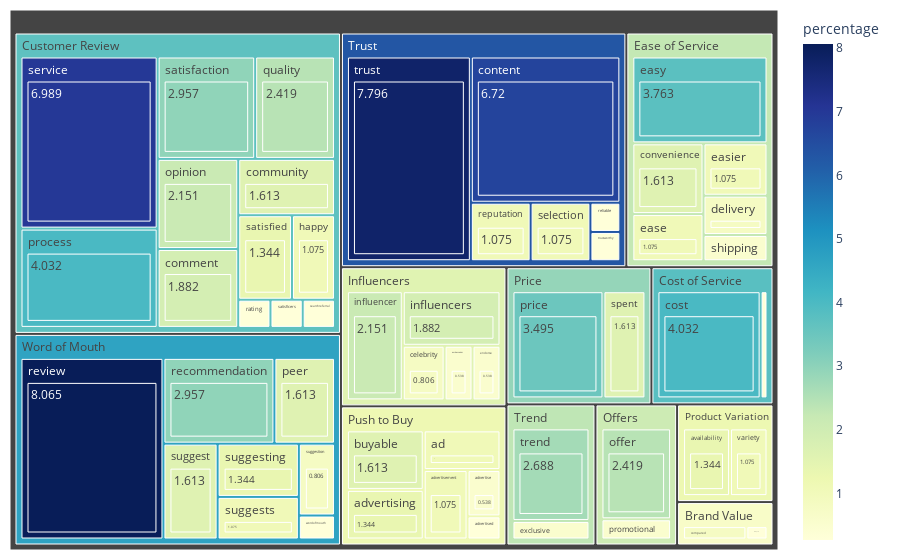

Notebook cell for this chart:
### Code cell
df['percentage']=(100.*df['frequency']/df['frequency'].sum()).round(3)
fig=px.treemap(df, path=['label','word','percentage'],
              values='percentage',
              color='percentage',
              color_continuous_scale='YlGnBu')

fig.update_layout(margin={'t':10,'l':10,'r':10,'b':10})
fig.show()
plt.savefig("factors break down", dpi=300)

### Figure 1 — Plotly figure (JSON) as saved in the notebook; plotly's stock layout.template omitted (floating-point values rounded to 4 significant figures)
{"data": [{"branchvalues": "total", "customdata": [[0.269], [0.269], [0.269], [0.269], [0.269], [0.269], [0.269], [0.269], [0.269], [0.538], [0.538], [0.538], [0.538], [0.538], [0.538], [0.806], [0.806], [0.806], [0.806], [1.075], [1.075], [1.075], [1.075], [1.075], [1.075], [1.075], [1.075], [1.075], [1.344], [1.344], [1.344], [1.344], [1.613], [1.613], [1.613], [1.613], [1.613], [1.613], [1.882], [1.882], [2.151], [2.151], [2.419], [2.419], [2.688], [2.957], [2.957], [3.495], [3.763], [4.032], [4.032], [6.72], [6.989], [7.796], [8.065], [1.075], [0.538], [0.269], [1.075], [1.344], [0.538], [1.344], [1.613], [0.806], [1.882], [1.613], [0.269], [0.806], [6.72], [1.613], [4.032], [0.806], [1.075], [1.075], [3.763], [0.538], [0.538], [1.075], [2.151], [1.882], [2.419], [2.151], [1.613], [3.495], [4.032], [0.538], [2.419], [0.269], [0.269], [2.957], [0.269], [1.075], [8.065], [2.957], [0.269], [1.344], [0.269], [1.075], [6.989], [0.538], [1.613], [1.613], [1.344], [0.806], [1.075], [2.688], [7.796], [0.269], [1.075], [0.269], [0.6716], [3.797], [3.706], [2.256], [1.589], [2.077], [2.901], [1.224], [1.197], [2.329], [6.3], [4.66]], "domain": {"x": [0, 1], "y": [0, 1]}, "hovertemplate": "labels=%{label}<br>percentage_sum=%{value}<br>parent=%{parent}<br>id=%{id}<br>percentage=%{color}<extra></extra>", "ids": ["Push to Buy/advertised/0.269", "Brand Value/compare/0.269", "Customer Review/rating/0.269", "Cost of Service/reasonable/0.269", "Trust/reliable/0.269", "Customer Review/satisficers/0.269", "Customer Review/searchreferral/0.269", "Trust/trustworthy/0.269", "Word of Mouth/wordofmouth/0.269", "Push to Buy/advertise/0.538", "Influencers/ambassador/0.538", "Influencers/endorse/0.538", "Trend/exclusive/0.538", "Offers/promotional/0.538", "Ease of Service/shipping/0.538", "Influencers/celebrity/0.806", "Brand Value/compared/0.806", "Ease of Service/delivery/0.806", "Word of Mouth/suggestion/0.806", "Push to Buy/ad/1.075", "Push to Buy/advertisement/1.075", "Ease of Service/ease/1.075", "Ease of Service/easier/1.075", "Customer Review/happy/1.075", "Trust/reputation/1.075", "Trust/selection/1.075", "Word of Mouth/suggests/1.075", "Product Variation/variety/1.075", "Push to Buy/advertising/1.344", "Product Variation/availability/1.344", "Customer Review/satisfied/1.344", "Word of Mouth/suggesting/1.344", "Push to Buy/buyable/1.613", "Customer Review/community/1.613", "Ease of Service/convenience/1.613", "Word of Mouth/peer/1.613", "Price/spent/1.613", "Word of Mouth/suggest/1.613", "Customer Review/comment/1.882", "Influencers/influencers/1.882", "Influencers/influencer/2.151", "Customer Review/opinion/2.151", "Offers/offer/2.419", "Customer Review/quality/2.419", "Trend/trend/2.688", "Word of Mouth/recommendation/2.957", "Customer Review/satisfaction/2.957", "Price/price/3.495", "Ease of Service/easy/3.763", "Cost of Service/cost/4.032", "Customer Review/process/4.032", "Trust/content/6.72", "Customer Review/service/6.989", "Trust/trust/7.796", "Word of Mouth/review/8.065", "Push to Buy/ad", "Push to Buy/advertise", "Push to Buy/advertised", "Push to Buy/advertisement", "Push to Buy/advertising", "Influencers/ambassador", "Product Variation/availability", "Push to Buy/buyable", "Influencers/celebrity", "Customer Review/comment", "Customer Review/community", "Brand Value/compare", "Brand Value/compared", "Trust/content", "Ease of Service/convenience", "Cost of Service/cost", "Ease of Service/delivery", "Ease of Service/ease", "Ease of Service/easier", "Ease of Service/easy", "Influencers/endorse", "Trend/exclusive", "Customer Review/happy", "Influencers/influencer", "Influencers/influencers", "Offers/offer", "Customer Review/opinion", "Word of Mouth/peer", "Price/price", "Customer Review/process", "Offers/promotional", "Customer Review/quality", "Customer Review/rating", "Cost of Service/reasonable", "Word of Mouth/recommendation", "Trust/reliable", "Trust/reputation", "Word of Mouth/review", "Customer Review/satisfaction", "Customer Review/satisficers", "Customer Review/satisfied", "Customer Review/searchreferral", "Trust/selection", "Customer Review/service", "Ease of Service/shipping", "Price/spent", "Word of Mouth/suggest", "Word of Mouth/suggesting", "Word of Mouth/suggestion", "Word of Mouth/suggests", "Trend/trend", "Trust/trust", "Trust/trustworthy", "Product Variation/variety", "Word of Mouth/wordofmouth", "Brand Value", "Cost of Service", "Customer Review", "Ease of Service", "Influencers", "Offers", "Price", "Product Variation", "Push to Buy", "Trend", "Trust", "Word of Mouth"], "labels": ["0.269", "0.269", "0.269", "0.269", "0.269", "0.269", "0.269", "0.269", "0.269", "0.538", "0.538", "0.538", "0.538", "0.538", "0.538", "0.806", "0.806", "0.806", "0.806", "1.075", "1.075", "1.075", "1.075", "1.075", "1.075", "1.075", "1.075", "1.075", "1.344", "1.344", "1.344", "1.344", "1.613", "1.613", "1.613", "1.613", "1.613", "1.613", "1.882", "1.882", "2.151", "2.151", "2.419", "2.419", "2.688", "2.957", "2.957", "3.495", "3.763", "4.032", "4.032", "6.72", "6.989", "7.796", "8.065", "ad", "advertise", "advertised", "advertisement", "advertising", "ambassador", "availability", "buyable", "celebrity", "comment", "community", "compare", "compared", "content", "convenience", "cost", "delivery", "ease", "easier", "easy", "endorse", "exclusive", "happy", "influencer", "influencers", "offer", "opinion", "peer", "price", "process", "promotional", "quality", "rating", "reasonable", "recommendation", "reliable", "reputation", "review", "satisfaction", "satisficers", "satisfied", "searchreferral", "selection", "service", "shipping", "spent", "suggest", "suggesting", "suggestion", "suggests", "trend", "trust", "trustworthy", "variety", "wordofmouth", "Brand Value", "Cost of Service", "Customer Review", "Ease of Service", "Influencers", "Offers", "Price", "Product Variation", "Push to Buy", "Trend", "Trust", "Word of Mouth"], "marker": {"coloraxis": "coloraxis", "colors": [0.269, 0.269, 0.269, 0.269, 0.269, 0.269, 0.269, 0.269, 0.269, 0.538, 0.538, 0.538, 0.538, 0.538, 0.538, 0.806, 0.806, 0.806, 0.806, 1.075, 1.075, 1.075, 1.075, 1.075, 1.075, 1.075, 1.075, 1.075, 1.344, 1.344, 1.344, 1.344, 1.613, 1.613, 1.613, 1.613, 1.613, 1.613, 1.882, 1.882, 2.151, 2.151, 2.419, 2.419, 2.688, 2.957, 2.957, 3.495, 3.763, 4.032, 4.032, 6.72, 6.989, 7.796, 8.065, 1.075, 0.538, 0.269, 1.075, 1.344, 0.538, 1.344, 1.613, 0.806, 1.882, 1.613, 0.269, 0.806, 6.72, 1.613, 4.032, 0.806, 1.075, 1.075, 3.763, 0.538, 0.538, 1.075, 2.151, 1.882, 2.419, 2.151, 1.613, 3.495, 4.032, 0.538, 2.419, 0.269, 0.269, 2.957, 0.269, 1.075, 8.065, 2.957, 0.269, 1.344, 0.269, 1.075, 6.989, 0.538, 1.613, 1.613, 1.344, 0.806, 1.075, 2.688, 7.796, 0.269, 1.075, 0.269, 0.6716, 3.797, 3.706, 2.256, 1.589, 2.077, 2.901, 1.224, 1.197, 2.329, 6.3, 4.66]}, "name": "", "parents": ["Push to Buy/advertised", "Brand Value/compare", "Customer Review/rating", "Cost of Service/reasonable", "Trust/reliable", "Customer Review/satisficers", "Customer Review/searchreferral", "Trust/trustworthy", "Word of Mouth/wordofmouth", "Push to Buy/advertise", "Influencers/ambassador", "Influencers/endorse", "Trend/exclusive", "Offers/promotional", "Ease of Service/shipping", "Influencers/celebrity", "Brand Value/compared", "Ease of Service/delivery", "Word of Mouth/suggestion", "Push to Buy/ad", "Push to Buy/advertisement", "Ease of Service/ease", "Ease of Service/easier", "Customer Review/happy", "Trust/reputation", "Trust/selection", "Word of Mouth/suggests", "Product Variation/variety", "Push to Buy/advertising", "Product Variation/availability", "Customer Review/satisfied", "Word of Mouth/suggesting", "Push to Buy/buyable", "Customer Review/community", "Ease of Service/convenience", "Word of Mouth/peer", "Price/spent", "Word of Mouth/suggest", "Customer Review/comment", "Influencers/influencers", "Influencers/influencer", "Customer Review/opinion", "Offers/offer", "Customer Review/quality", "Trend/trend", "Word of Mouth/recommendation", "Customer Review/satisfaction", "Price/price", "Ease of Service/easy", "Cost of Service/cost", "Customer Review/process", "Trust/content", "Customer Review/service", "Trust/trust", "Word of Mouth/review", "Push to Buy", "Push to Buy", "Push to Buy", "Push to Buy", "Push to Buy", "Influencers", "Product Variation", "Push to Buy", "Influencers", "Customer Review", "Customer Review", "Brand Value", "Brand Value", "Trust", "Ease of Service", "Cost of Service", "Ease of Service", "Ease of Service", "Ease of Service", "Ease of Service", "Influencers", "Trend", "Customer Review", "Influencers", "Influencers", "Offers", "Customer Review", "Word of Mouth", "Price", "Customer Review", "Offers", "Customer Review", "Customer Review", "Cost of Service", "Word of Mouth", "Trust", "Trust", "Word of Mouth", "Customer Review", "Customer Review", "Customer Review", "Customer Review", "Trust", "Customer Review", "Ease of Service", "Price", "Word of Mouth", "Word of Mouth", "Word of Mouth", "Word of Mouth", "Trend", "Trust", "Trust", "Product Variation", "Word of Mouth", "", "", "", "", "", "", "", "", "", "", "", ""], "type": "treemap", "values": [0.269, 0.269, 0.269, 0.269, 0.269, 0.269, 0.269, 0.269, 0.269, 0.538, 0.538, 0.538, 0.538, 0.538, 0.538, 0.806, 0.806, 0.806, 0.806, 1.075, 1.075, 1.075, 1.075, 1.075, 1.075, 1.075, 1.075, 1.075, 1.344, 1.344, 1.344, 1.344, 1.613, 1.613, 1.613, 1.613, 1.613, 1.613, 1.882, 1.882, 2.151, 2.151, 2.419, 2.419, 2.688, 2.957, 2.957, 3.495, 3.763, 4.032, 4.032, 6.72, 6.989, 7.796, 8.065, 1.075, 0.538, 0.269, 1.075, 1.344, 0.538, 1.344, 1.613, 0.806, 1.882, 1.613, 0.269, 0.806, 6.72, 1.613, 4.032, 0.806, 1.075, 1.075, 3.763, 0.538, 0.538, 1.075, 2.151, 1.882, 2.419, 2.151, 1.613, 3.495, 4.032, 0.538, 2.419, 0.269, 0.269, 2.957, 0.269, 1.075, 8.065, 2.957, 0.269, 1.344, 0.269, 1.075, 6.989, 0.538, 1.613, 1.613, 1.344, 0.806, 1.075, 2.688, 7.796, 0.269, 1.075, 0.269, 1.075, 4.301, 25.27, 8.87, 5.915, 2.957, 5.108, 2.419, 5.914, 3.226, 17.2, 17.74]}], "layout": {"autosize": true, "coloraxis": {"colorbar": {"title": {"text": "percentage"}}, "colorscale": [[0, "rgb(255,255,217)"], [0.125, "rgb(237,248,177)"], [0.25, "rgb(199,233,180)"], [0.375, "rgb(127,205,187)"], [0.5, "rgb(65,182,196)"], [0.625, "rgb(29,145,192)"], [0.75, "rgb(34,94,168)"], [0.875, "rgb(37,52,148)"], [1, "rgb(8,29,88)"]]}, "legend": {"tracegroupgap": 0}, "margin": {"b": 10, "l": 10, "r": 10, "t": 10}}}
